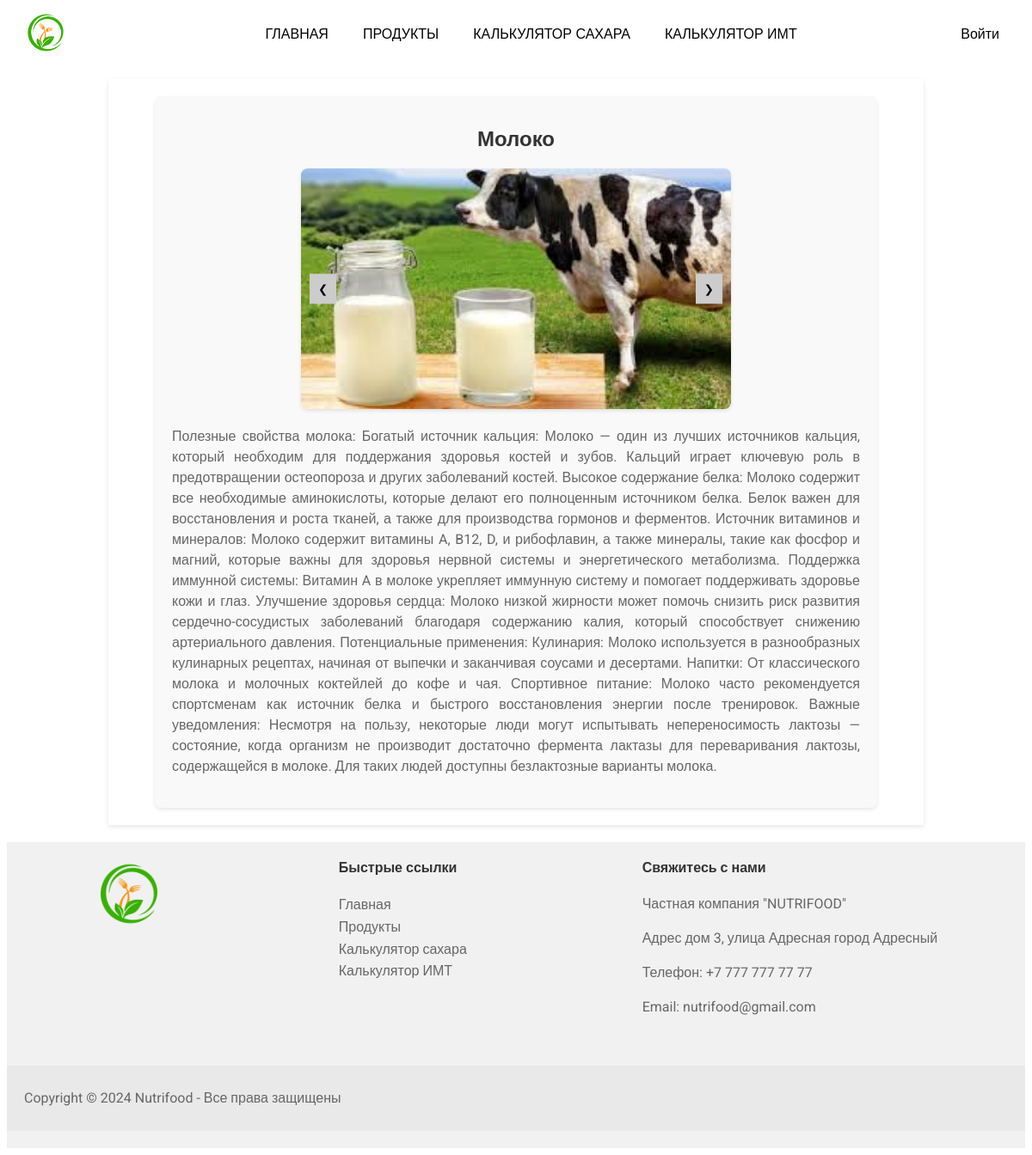
Screenshot of /product-detail/1 with the database file from the repository.
### app/models.py (models this page shows, shortened)
class Product(models.Model):
    name = models.CharField(max_length=100)
    description = models.TextField()
    updated = models.DateTimeField(auto_now=True)
    created = models.DateTimeField(auto_now_add=True)
    class Meta:
        ordering = ['-updated', '-created']

class ProductPhoto(models.Model):
    product = models.ForeignKey(Product, on_delete=models.CASCADE)
    photo = models.ImageField(null=True, default="avatar.svg")

### app/views.py (the view)
# urls.py: path('product-detail/<str:pk>', views.product_detail, name='product-detail'),
def product_detail(request, pk):
    product = Product.objects.get(id=pk)
    product_photos = ProductPhoto.objects.filter(product=product)
    context = {'product': product, 'product_photos': product_photos}
    return render(request, 'app/product-detail.html', context)

### app/templates/app/product-detail.html (shortened to what this page needs)
{% extends 'main.html' %}
{% load static %}
{% block content %}
<div class="container">
    <h1>{{ product.name }}</h1>
    {% if product_photos %}
    <div class="slider-container">
        <div class="slider">
            {% for photo in product_photos %}
            <img src="{{ photo.photo.url }}" alt="Product Photo">
            {% endfor %}
        </div>
        <button class="prev" onclick="plusSlides(-1)">&#10094;</button>
        <button class="next" onclick="plusSlides(1)">&#10095;</button>
    </div>
    {% else %}
    <p class="no-images">No available images.</p>
    {% endif %}
    <p class="description">{{ product.description }}</p>
</div>
{% endblock content %}

### templates/main.html (style rules this page uses)
body { font-family: 'Roboto', sans-serif; }

### app/templates/app/product-detail.html (style rules this page uses)
.container { max-width: 800px; margin: auto; background: #f9f9f9; padding: 20px; border-radius: 8px; box-shadow: 0 2px 4px rgba(0,0,0,0.1); }
.slider-container { max-width: 500px; margin: 20px auto; position: relative; box-shadow: 0 2px 4px rgba(0,0,0,0.1); border-radius: 8px; overflow: hidden; }
.slider img { width: 100%; height: auto; display: block; }
.prev, .next { position: absolute; top: 50%; transform: translateY(-50%); background-color: #ccc; border: none; color: black; padding: 10px; cursor: pointer; z-index: 1; }
.prev { left: 10px; }
.next { right: 10px; }
h1 { font-size: 24px; color: #333; text-align: center; }
p { font-size: 16px; color: #666; line-height: 1.5; text-align: justify; }
.description { margin-top: 20px; }

### rows the page displays
Product: name "Молоко", description "Полезные свойства молока: Богатый источник кальция: Молоко — один из лучших источников кальция, который необходим для поддержания здоровья костей и зубов. Кальций играет ключевую роль в предотвращении остеопороза и других заболеваний костей. Высокое содержание белка: Молоко содержит все необходимые аминокислоты, которые делают его полноценным источником белка. Белок важен для восстановления и роста тканей, а также для производства гормонов и ферментов. Источник витаминов и минералов: Молоко содержит витамины A, B12, D, и рибофлавин, а также минералы, такие как фосфор и магний, которые важны для здоровья нервной системы и энергетического метаболизма. Поддержка иммунной системы: Витамин A в…"
ProductPhoto: photo (picture)
